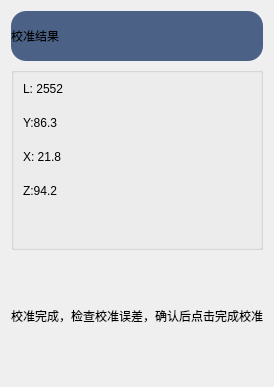
                <widget class="QWidget" name="step5">
                 <property name="styleSheet">
                  <string notr="true">#step5{
	background-color: rgba(255, 170, 0, 0);
}</string>
                 </property>
                 <layout class="QGridLayout" name="gridLayout_9">
                  <item row="2" column="0">
                   <widget class="QLabel" name="label_34">
                    <property name="minimumSize">
                     <size>
                      <width>0</width>
                      <height>120</height>
                     </size>
                    </property>
                    <property name="text">
                     <string>校准完成，检查校准误差，确认后点击完成校准</string>
                    </property>
                   </widget>
                  </item>
                  <item row="0" column="0">
                   <widget class="QLabel" name="label_33">
                    <property name="minimumSize">
                     <size>
                      <width>0</width>
                      <height>50</height>
                     </size>
                    </property>
                    <property name="styleSheet">
                     <string notr="true">QLabel{
	background-color: rgb(75, 98, 134);
	border-radius: 15px;
}</string>
                    </property>
                    <property name="text">
                     <string>校准结果</string>
                    </property>
                   </widget>
                  </item>
                  <item row="1" column="0">
                   <widget class="QGroupBox" name="groupBox_14">
                    <property name="sizePolicy">
                     <sizepolicy hsizetype="Preferred" vsizetype="Expanding">
                      <horstretch>0</horstretch>
                      <verstretch>0</verstretch>
                     </sizepolicy>
                    </property>
                    <property name="title">
                     <string/>
                    </property>
                    <layout class="QVBoxLayout" name="verticalLayout_6">
                     <property name="spacing">
                      <number>20</number>
                     </property>
                     <item>
                      <widget class="QLabel" name="label_cal_L">
                       <property name="text">
                        <string>L: 2552</string>
                       </property>
                      </widget>
                     </item>
                     <item>
                      <widget class="QLabel" name="label_cal_cam_err">
                       <property name="text">
                        <string>Y:86.3</string>
                       </property>
                      </widget>
                     </item>
                     <item>
                      <widget class="QLabel" name="label_cal_angle">
                       <property name="text">
                        <string>X: 21.8</string>
                       </property>
                      </widget>
                     </item>
                     <item>
                      <widget class="QLabel" name="label_cal_bot_err">
                       <property name="text">
                        <string>Z:94.2</string>
                       </property>
                      </widget>
                     </item>
                     <item>
                      <spacer name="verticalSpacer_2">
                       <property name="orientation">
                        <enum>Qt::Vertical</enum>
                       </property>
                       <property name="sizeType">
                        <enum>QSizePolicy::Expanding</enum>
                       </property>
                       <property name="sizeHint" stdset="0">
                        <size>
                         <width>20</width>
                         <height>40</height>
                        </size>
                       </property>
                      </spacer>
                     </item>
                    </layout>
                   </widget>
                  </item>
                 </layout>
                </widget>
